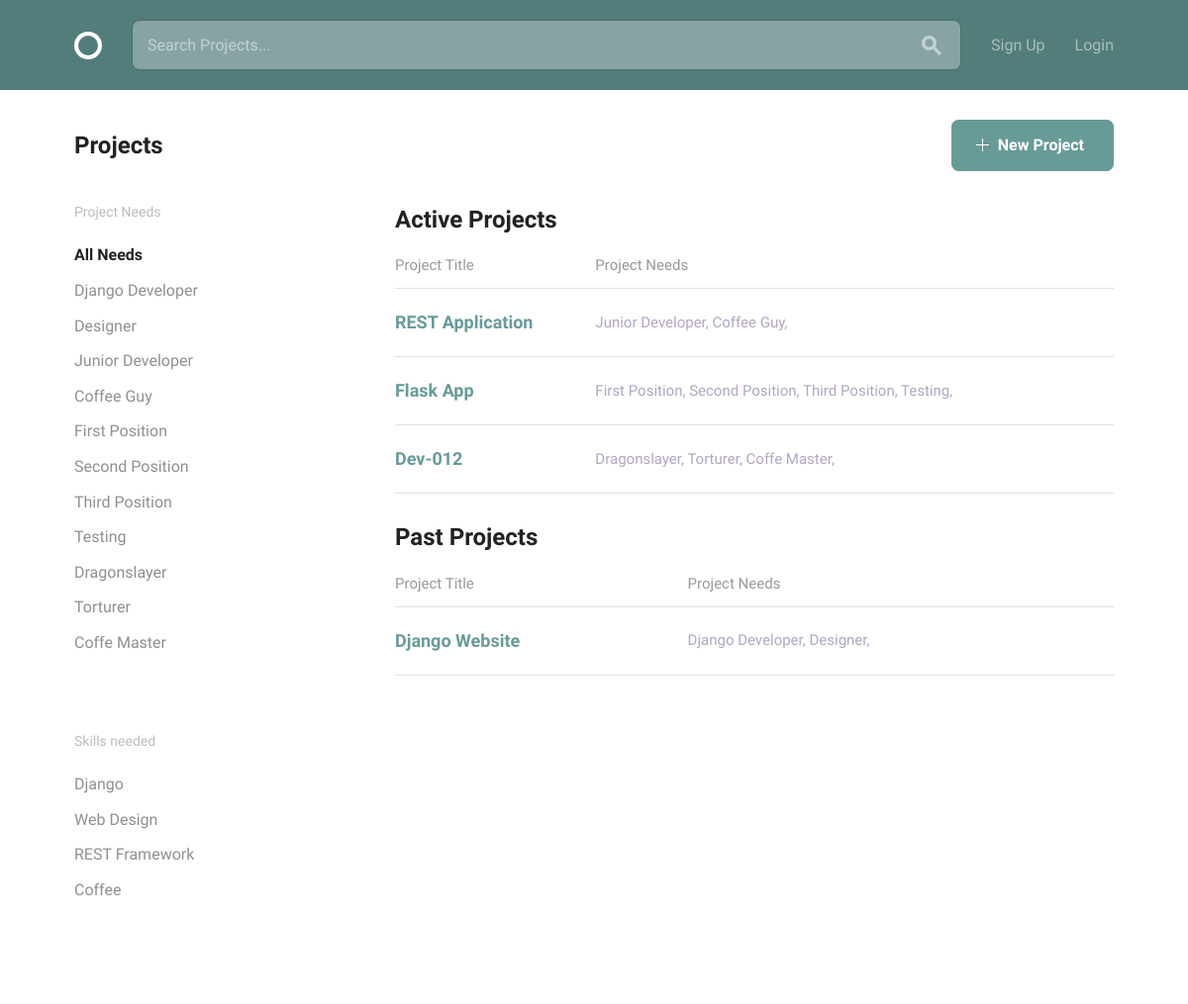
The page / on the database its author committed.
### projects/models.py (models this page shows, shortened)
class Position(models.Model):
    title = models.CharField(max_length=30)
    description = models.CharField(max_length=250)
    related_project = models.ForeignKey('Project', null=True)
    related_skill = models.ForeignKey(Skill, null=True)
    applications = models.ManyToManyField(
        'Application',
        blank=True,
        related_name="position_applications"
    )
    filled = models.BooleanField(default=False)
    filled_by = models.ForeignKey(
        settings.AUTH_USER_MODEL,
        null=True,
        related_name="position"
    )

class Project(models.Model):
    owner = models.ForeignKey(
        settings.AUTH_USER_MODEL,
        on_delete=models.CASCADE,
        related_name="project"
    )
    title = models.CharField(max_length=30)
    description = models.CharField(max_length=500)
    requirements = models.CharField(max_length=100)
    timeline = models.CharField(max_length=30, blank=True, default="")
    completed = models.BooleanField(default=False)
    positions = models.ManyToManyField(Position, blank=False)

### profiles/models.py (models this page shows, shortened)
class Skill(models.Model):
    skill = models.CharField(max_length=30)

### team_builder/views.py (the view)
# urls.py: 2. Add a URL to urlpatterns:  url(r'^$', Home.as_view(), name='home')
class Home(generic.TemplateView):
    template_name = "index.html"
    def get_context_data(self, **kwargs):
        context = super(Home, self).get_context_data()
        context['active_projects'] = models.Project.objects.filter(
            completed=False
        )
        context['past_projects'] = models.Project.objects.filter(
            completed=True
        )
        context['positions'] = models.Position.objects.all()
        context['skills'] = [
            position.related_skill
            for position in models.Position.objects.filter(
                id__in=models.Position.objects.all().values_list(
                    'related_skill', flat=True).distinct()
            )
        ]
        return context

### templates/index.html
{%  extends "layout.html" %}
{% block content %}
  <div class="bounds circle--page">
    <div class="circle--page--header circle--fluid">
      <div class="circle--fluid--cell circle--fluid--primary">
        <h2>Projects</h2>
      </div>
      <div class="circle--fluid--cell circle--fluid--secondary">
        <a class="button button-primary icon-on-left" href="{% url 'projects:create-project' %}">
          <svg version="1.1" xmlns="http://www.w3.org/2000/svg" xmlns:xlink="http://www.w3.org/1999/xlink" x="0px" y="0px" viewBox="0 0 13 13" style="enable-background:new 0 0 13 13;" xml:space="preserve" class="add">
            <polygon points="7,6 7,0 6,0 6,6 0,6 0,7 6,7 6,13 7,13 7,7 13,7 13,6 "/>
          </svg>
          New Project
        </a>
      </div>
    </div>
    <div class="grid-25">
      <div class="circle--filter circle--secondary--module">
        <h4>Project Needs</h4>
        <ul class="circle--filter--list">
          <li><a {% if not selected %}class="selected" {% endif %} href="{% url 'home' %}">All Needs</a></li>
          {% for position in positions %}
            <li><a {% if selected == position.title %} class="selected" {% endif %} href="{% url 'projects:filter' slug=position.title %}">{{ position.title }}</a></li>
          {% endfor %}
        </ul>
      </div>
      <div class="circle--filter circle--secondary--module">
        <h4>Skills needed</h4>
        <ul class="circle--filter--list">
          {% for skill in skills %}
            <li><a {% if selected == skill.skill %} class="selected" {% endif %} href="{% url 'projects:filter' slug=skill.skill %}">{{ skill.skill }}</a></li>
          {% endfor %}
        </ul>
      </div>
    </div>
    <div class="grid-70 grid-push-5">
      {% if not active_projects and not past_projects %}
        <p>There are no projects listed</p>
      {% else %}
          {% if active_projects %}
          <h2>Active Projects</h2>
          <table class="u-full-width circle--table">
            <thead>
              <tr>
                <th>Project Title</th>
                <th class="circle--cell--right">Project Needs</th>
              </tr>
            </thead>
            <tbody>
              {% for project in active_projects %}
              <tr class="clickable-row" data-href="{% url 'projects:view-project' pk=project.pk %}">
                <td>
                  <h3>{{ project.title }}</h3>
                </td>
                <td class="circle--cell--right">
                  {% for position in project.positions.all %}
                  <span class="secondary-label">{{ position.title }},</span>
                  {% endfor %}
                </td>
              </tr>
              {% endfor %}
            </tbody>
          </table>
          {% endif %}
          {% if past_projects %}
          <h2>Past Projects</h2>
          <table class="u-full-width circle--table">
            <thead>
              <tr>
                <th>Project Title</th>
                <th class="circle--cell--right">Project Needs</th>
              </tr>
            </thead>
            <tbody>
              {% for project in past_projects %}
              <tr class="clickable-row" data-href="{% url 'projects:view-project' pk=project.pk %}">
                <td>
                  <h3>{{ project.title }}</h3>
                </td>
                <td class="circle--cell--right">
                  {% for position in project.positions.all %}
                  <span class="secondary-label">{{ position.title }},</span>
                  {% endfor %}
                </td>
              </tr>
              {% endfor %}
            </tbody>
          </table>
          {% endif %}
      {% endif %}
    </div>
  </div>
{% endblock %}

### rows shown on the page
Position: title "Django Developer"
Position: title "Designer"
Position: title "Junior Developer"
Position: title "Coffee Guy"
Position: title "First Position"
Position: title "Second Position"
Position: title "Third Position"
Position: title "Testing"
Position: title "Dragonslayer"
Position: title "Torturer"
Position: title "Coffe Master"
Skill: skill "Django"
Skill: skill "Web Design"
Skill: skill "REST Framework"
Skill: skill "Coffee"
Project: title "REST Application"
Project: title "Flask App"
Project: title "Dev-012"
Project: title "Django Website"
